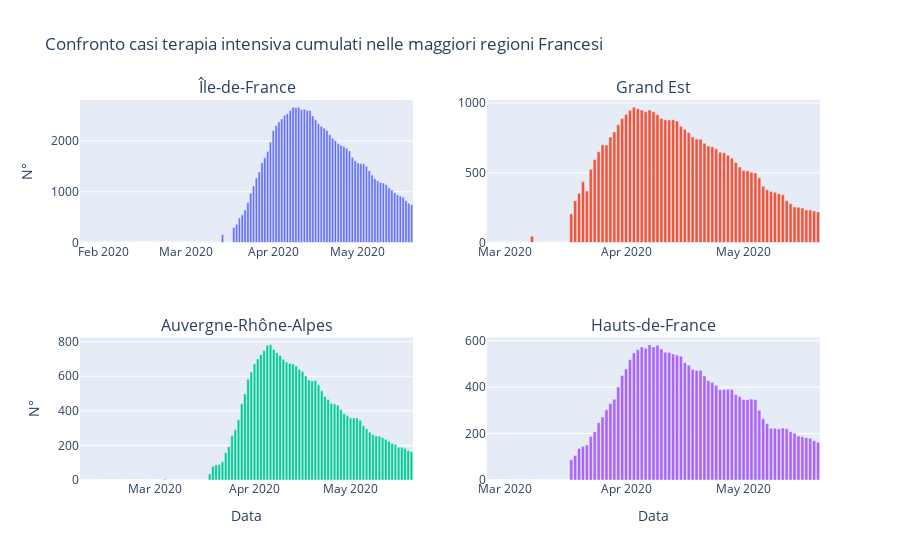

The cell this chart's notebook holds for it:
### Markdown cell above
Con i seguenti istogrammi andiamo a confrontare l'andamento delle terapie intensive nelle quattro regioni francesi maggiormente colpite.

### Code cell
# Recupero l'ultimo giorno del dataset
lastDay = franceDataset["date"].iloc[-1]

# Recupero i nomi delle 4 regioni con più casi
region = franceDataset[franceDataset["date"] == lastDay]
region = region[region["granularite"] == "region"]
region = region.sort_values(by=['reanimation'], ascending=False)
topFourRegion = region["maille_nom"].iloc[0:4].tolist()

# Recupero la lista delle date
date = franceDataset["date"].unique().tolist()
maxDate = max(date)

# Recupero la lista dei casi positivi per regione
region_1 = franceDataset[franceDataset['maille_nom'] == topFourRegion[0]]
totaleCasiR1 = region_1['reanimation'].values
region_2 = franceDataset[franceDataset['maille_nom'] == topFourRegion[1]]
totaleCasiR2 = region_2['reanimation'].values
region_3 = franceDataset[franceDataset['maille_nom'] == topFourRegion[2]]
totaleCasiR3 = region_3['reanimation'].values
region_4 = franceDataset[franceDataset['maille_nom'] == topFourRegion[3]]
totaleCasiR4 = region_4['reanimation'].values

#Creo il grafico e lo customizzo
fig = make_subplots(rows=2, cols=2, subplot_titles=(topFourRegion[0], topFourRegion[1], topFourRegion[2], topFourRegion[3]))
fig.add_trace(go.Bar(x=region_1["date"].unique().tolist(), y=totaleCasiR1, name='Casi terapia intensiva'), row=1, col=1)
fig.add_trace(go.Bar(x=region_2["date"].unique().tolist(), y=totaleCasiR2, name='Casi terapia intensiva'), row=1, col=2)
fig.add_trace(go.Bar(x=region_3["date"].unique().tolist(), y=totaleCasiR3, name='Casi terapia intensiva'), row=2, col=1)
fig.add_trace(go.Bar(x=region_4["date"].unique().tolist(), y=totaleCasiR4, name='Casi terapia intensiva'), row=2, col=2)
fig.update_layout(title='Confronto casi terapia intensiva cumulati nelle maggiori regioni Francesi', showlegend=False)
fig.update_yaxes(title_text="N°", row=1, col=1)
fig.update_yaxes(title_text="N°", row=2, col=1)
fig.update_xaxes(title_text="Data", row=2, col=1)
fig.update_xaxes(title_text="Data", row=2, col=2)
fig.show()

### Figure 1 — Plotly figure (JSON) as saved in the notebook; plotly's stock layout.template omitted (floating-point values rounded to 4 significant figures)
{"data": [{"name": "Casi terapia intensiva", "type": "bar", "x": ["2020-01-24", "2020-01-25", "2020-01-26", "2020-01-27", "2020-01-28", "2020-01-29", "2020-01-30", "2020-01-31", "2020-02-03", "2020-02-05", "2020-02-06", "2020-02-07", "2020-02-08", "2020-02-10", "2020-02-11", "2020-02-12", "2020-02-20", "2020-02-28", "2020-03-02", "2020-03-03", "2020-03-04", "2020-03-05", "2020-03-06", "2020-03-07", "2020-03-08", "2020-03-09", "2020-03-10", "2020-03-11", "2020-03-12", "2020-03-13", "2020-03-14", "2020-03-15", "2020-03-16", "2020-03-17", "2020-03-18", "2020-03-19", "2020-03-20", "2020-03-21", "2020-03-22", "2020-03-23", "2020-03-24", "2020-03-25", "2020-03-26", "2020-03-27", "2020-03-28", "2020-03-29", "2020-03-30", "2020-03-31", "2020-04-01", "2020-04-02", "2020-04-03", "2020-04-04", "2020-04-05", "2020-04-06", "2020-04-07", "2020-04-08", "2020-04-09", "2020-04-10", "2020-04-11", "2020-04-12", "2020-04-13", "2020-04-14", "2020-04-15", "2020-04-16", "2020-04-17", "2020-04-18", "2020-04-19", "2020-04-20", "2020-04-21", "2020-04-22", "2020-04-23", "2020-04-24", "2020-04-25", "2020-04-26", "2020-04-27", "2020-04-28", "2020-04-29", "2020-04-30", "2020-05-01", "2020-05-02", "2020-05-03", "2020-05-04", "2020-05-05", "2020-05-06", "2020-05-07", "2020-05-08", "2020-05-09", "2020-05-10", "2020-05-11", "2020-05-12", "2020-05-13", "2020-05-14", "2020-05-15", "2020-05-16", "2020-05-17", "2020-05-18", "2020-05-19", "2020-05-20"], "xaxis": "x", "y": [0, 0, 0, 0, 0, 0, 0, 0, 0, 0, 0, 0, 0, 0, 0, 0, 0, 0, 0, 0, 0, 0, 0, 0, 0, 0, 0, 0, 0, 0, 155, 0, 0, 0, 294, 360, 484, 545, 640, 787, 973, 1114, 1269, 1389, 1570, 1668, 1792, 1977, 2204, 2301, 2375, 2436, 2506, 2537, 2601, 2668, 2654, 2665, 2617, 2626, 2604, 2599, 2494, 2419, 2341, 2293, 2254, 2210, 2126, 2055, 2006, 1947, 1913, 1891, 1859, 1801, 1680, 1613, 1569, 1552, 1550, 1501, 1416, 1328, 1254, 1218, 1182, 1171, 1138, 1079, 1036, 982, 943, 917, 893, 824, 775, 745], "yaxis": "y"}, {"name": "Casi terapia intensiva", "type": "bar", "x": ["2020-02-26", "2020-02-28", "2020-03-02", "2020-03-03", "2020-03-04", "2020-03-05", "2020-03-06", "2020-03-07", "2020-03-08", "2020-03-09", "2020-03-10", "2020-03-11", "2020-03-12", "2020-03-13", "2020-03-14", "2020-03-15", "2020-03-16", "2020-03-17", "2020-03-18", "2020-03-19", "2020-03-20", "2020-03-21", "2020-03-22", "2020-03-23", "2020-03-24", "2020-03-25", "2020-03-26", "2020-03-27", "2020-03-28", "2020-03-29", "2020-03-30", "2020-03-31", "2020-04-01", "2020-04-02", "2020-04-03", "2020-04-04", "2020-04-05", "2020-04-06", "2020-04-07", "2020-04-08", "2020-04-09", "2020-04-10", "2020-04-11", "2020-04-12", "2020-04-13", "2020-04-14", "2020-04-15", "2020-04-16", "2020-04-17", "2020-04-18", "2020-04-19", "2020-04-20", "2020-04-21", "2020-04-22", "2020-04-23", "2020-04-24", "2020-04-25", "2020-04-26", "2020-04-27", "2020-04-28", "2020-04-29", "2020-04-30", "2020-05-01", "2020-05-02", "2020-05-03", "2020-05-04", "2020-05-05", "2020-05-06", "2020-05-07", "2020-05-08", "2020-05-09", "2020-05-10", "2020-05-11", "2020-05-12", "2020-05-13", "2020-05-14", "2020-05-15", "2020-05-16", "2020-05-17", "2020-05-18", "2020-05-19", "2020-05-20"], "xaxis": "x2", "y": [0, 0, 0, 0, 0, 0, 0, 0, 45, 0, 0, 0, 0, 0, 0, 0, 0, 0, 204, 300, 352, 435, 370, 526, 595, 651, 701, 699, 756, 792, 844, 890, 918, 949, 971, 960, 950, 937, 950, 937, 916, 889, 881, 878, 880, 872, 833, 810, 789, 757, 742, 740, 712, 692, 687, 672, 647, 643, 625, 605, 573, 541, 517, 514, 504, 498, 464, 404, 379, 365, 361, 350, 342, 300, 278, 255, 253, 247, 234, 233, 226, 219], "yaxis": "y2"}, {"name": "Casi terapia intensiva", "type": "bar", "x": ["2020-02-07", "2020-02-08", "2020-02-10", "2020-02-11", "2020-02-12", "2020-02-20", "2020-02-27", "2020-02-28", "2020-03-02", "2020-03-03", "2020-03-04", "2020-03-05", "2020-03-06", "2020-03-07", "2020-03-08", "2020-03-09", "2020-03-10", "2020-03-11", "2020-03-12", "2020-03-13", "2020-03-14", "2020-03-15", "2020-03-16", "2020-03-17", "2020-03-18", "2020-03-19", "2020-03-20", "2020-03-21", "2020-03-22", "2020-03-23", "2020-03-24", "2020-03-25", "2020-03-26", "2020-03-27", "2020-03-28", "2020-03-29", "2020-03-30", "2020-03-31", "2020-04-01", "2020-04-02", "2020-04-03", "2020-04-04", "2020-04-05", "2020-04-06", "2020-04-07", "2020-04-08", "2020-04-09", "2020-04-10", "2020-04-11", "2020-04-12", "2020-04-13", "2020-04-14", "2020-04-15", "2020-04-16", "2020-04-17", "2020-04-18", "2020-04-19", "2020-04-20", "2020-04-21", "2020-04-22", "2020-04-23", "2020-04-24", "2020-04-25", "2020-04-26", "2020-04-27", "2020-04-28", "2020-04-29", "2020-04-30", "2020-05-01", "2020-05-02", "2020-05-03", "2020-05-04", "2020-05-05", "2020-05-06", "2020-05-07", "2020-05-08", "2020-05-09", "2020-05-10", "2020-05-11", "2020-05-12", "2020-05-13", "2020-05-14", "2020-05-15", "2020-05-16", "2020-05-17", "2020-05-18", "2020-05-19", "2020-05-20"], "xaxis": "x3", "y": [0, 0, 0, 0, 0, 0, 0, 0, 0, 0, 4, 0, 0, 0, 0, 0, 0, 0, 0, 0, 0, 0, 0, 0, 35, 79, 87, 88, 106, 157, 193, 258, 290, 348, 441, 497, 583, 624, 672, 700, 725, 749, 779, 783, 755, 736, 720, 698, 682, 674, 671, 659, 639, 628, 601, 578, 573, 576, 551, 516, 483, 465, 444, 439, 433, 406, 383, 371, 359, 359, 358, 345, 314, 296, 276, 262, 255, 253, 245, 236, 224, 211, 205, 189, 189, 183, 171, 164], "yaxis": "y3"}, {"name": "Casi terapia intensiva", "type": "bar", "x": ["2020-02-26", "2020-02-28", "2020-03-02", "2020-03-03", "2020-03-04", "2020-03-05", "2020-03-06", "2020-03-07", "2020-03-09", "2020-03-10", "2020-03-11", "2020-03-12", "2020-03-13", "2020-03-14", "2020-03-15", "2020-03-16", "2020-03-17", "2020-03-18", "2020-03-19", "2020-03-20", "2020-03-21", "2020-03-22", "2020-03-23", "2020-03-24", "2020-03-25", "2020-03-26", "2020-03-27", "2020-03-28", "2020-03-29", "2020-03-30", "2020-03-31", "2020-04-01", "2020-04-02", "2020-04-03", "2020-04-04", "2020-04-05", "2020-04-06", "2020-04-07", "2020-04-08", "2020-04-09", "2020-04-10", "2020-04-11", "2020-04-12", "2020-04-13", "2020-04-14", "2020-04-15", "2020-04-16", "2020-04-17", "2020-04-18", "2020-04-19", "2020-04-20", "2020-04-21", "2020-04-22", "2020-04-23", "2020-04-24", "2020-04-25", "2020-04-26", "2020-04-27", "2020-04-28", "2020-04-29", "2020-04-30", "2020-05-01", "2020-05-02", "2020-05-03", "2020-05-04", "2020-05-05", "2020-05-06", "2020-05-07", "2020-05-08", "2020-05-09", "2020-05-10", "2020-05-11", "2020-05-12", "2020-05-13", "2020-05-14", "2020-05-15", "2020-05-16", "2020-05-17", "2020-05-18", "2020-05-19", "2020-05-20"], "xaxis": "x4", "y": [0, 0, 0, 0, 0, 0, 0, 0, 0, 0, 0, 0, 0, 0, 0, 0, 0, 87, 105, 136, 144, 151, 187, 208, 247, 271, 302, 329, 348, 400, 450, 478, 518, 547, 561, 573, 567, 583, 573, 580, 564, 550, 549, 543, 538, 533, 505, 494, 476, 472, 473, 448, 427, 421, 408, 389, 390, 391, 390, 367, 360, 347, 346, 349, 346, 300, 264, 242, 223, 223, 220, 224, 221, 208, 201, 190, 186, 182, 180, 169, 163], "yaxis": "y4"}], "layout": {"annotations": [{"font": {"size": 16}, "showarrow": false, "text": "Île-de-France", "x": 0.225, "xanchor": "center", "xref": "paper", "y": 1, "yanchor": "bottom", "yref": "paper"}, {"font": {"size": 16}, "showarrow": false, "text": "Grand Est", "x": 0.775, "xanchor": "center", "xref": "paper", "y": 1, "yanchor": "bottom", "yref": "paper"}, {"font": {"size": 16}, "showarrow": false, "text": "Auvergne-Rhône-Alpes", "x": 0.225, "xanchor": "center", "xref": "paper", "y": 0.375, "yanchor": "bottom", "yref": "paper"}, {"font": {"size": 16}, "showarrow": false, "text": "Hauts-de-France", "x": 0.775, "xanchor": "center", "xref": "paper", "y": 0.375, "yanchor": "bottom", "yref": "paper"}], "showlegend": false, "title": {"text": "Confronto casi terapia intensiva cumulati nelle maggiori regioni Francesi"}, "xaxis": {"anchor": "y", "domain": [0, 0.45]}, "xaxis2": {"anchor": "y2", "domain": [0.55, 1]}, "xaxis3": {"anchor": "y3", "domain": [0, 0.45], "title": {"text": "Data"}}, "xaxis4": {"anchor": "y4", "domain": [0.55, 1], "title": {"text": "Data"}}, "yaxis": {"anchor": "x", "domain": [0.625, 1], "title": {"text": "N°"}}, "yaxis2": {"anchor": "x2", "domain": [0.625, 1]}, "yaxis3": {"anchor": "x3", "domain": [0, 0.375], "title": {"text": "N°"}}, "yaxis4": {"anchor": "x4", "domain": [0, 0.375]}}}
